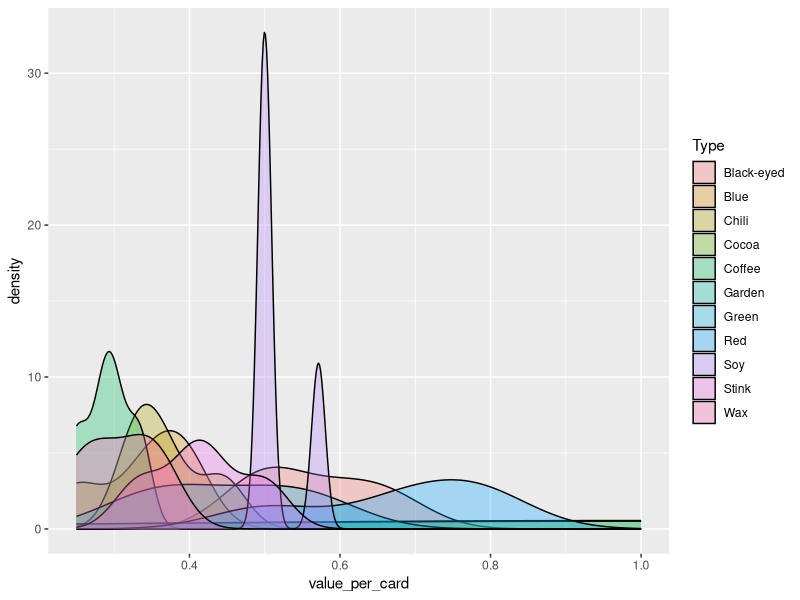
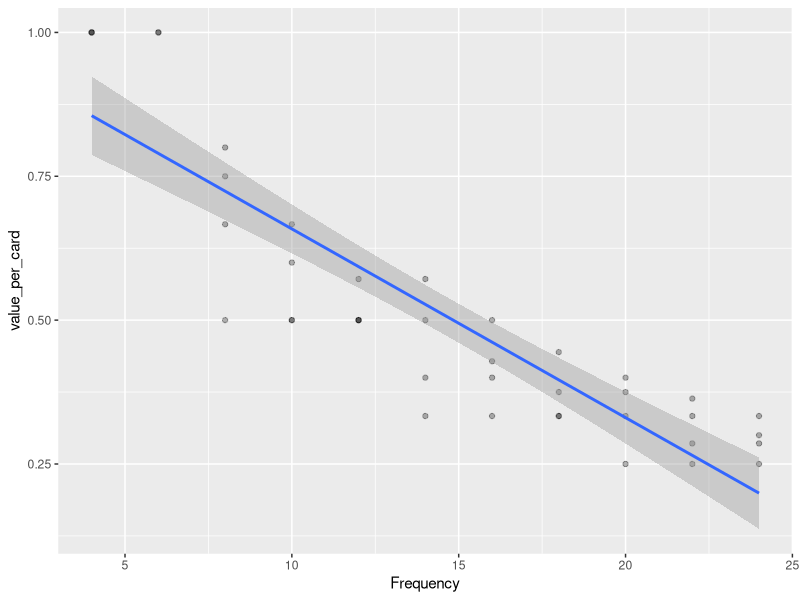
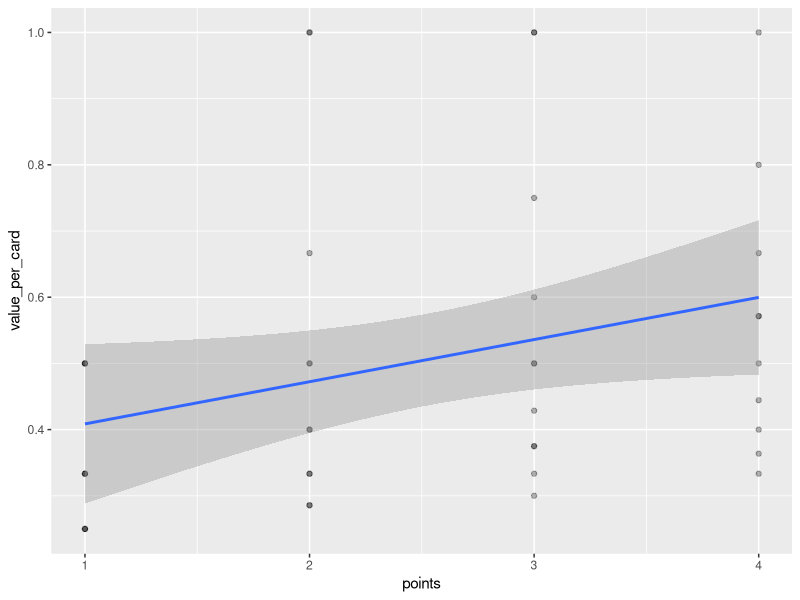
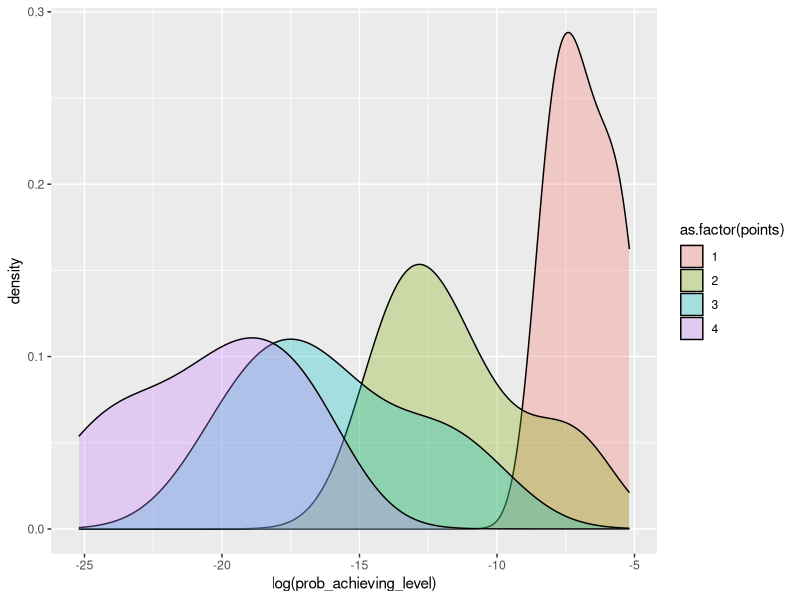
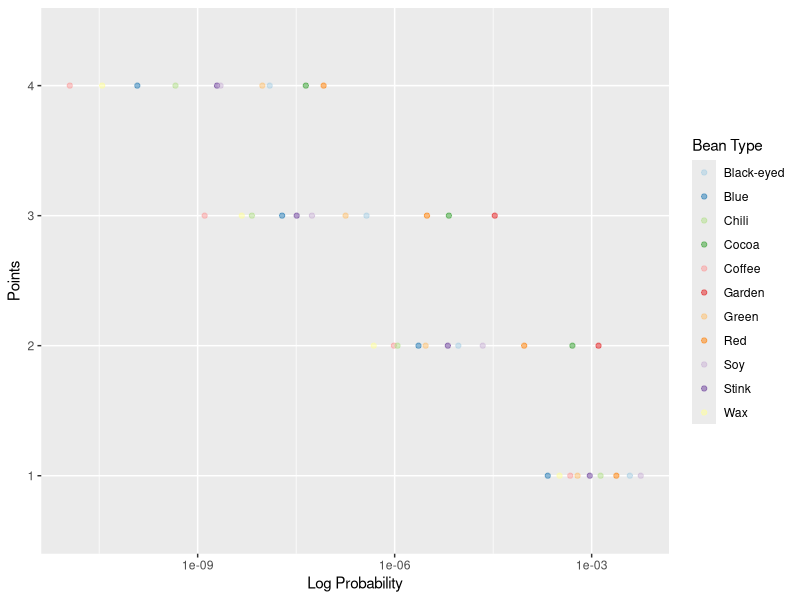
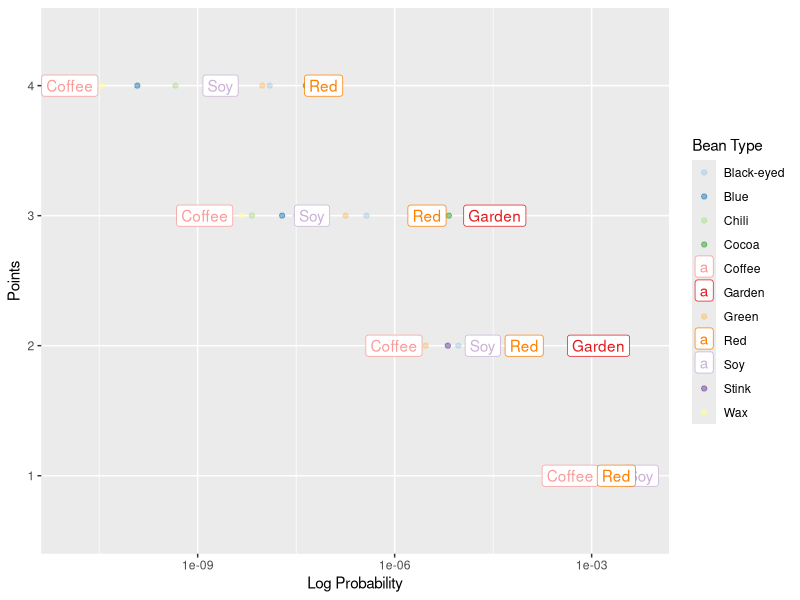
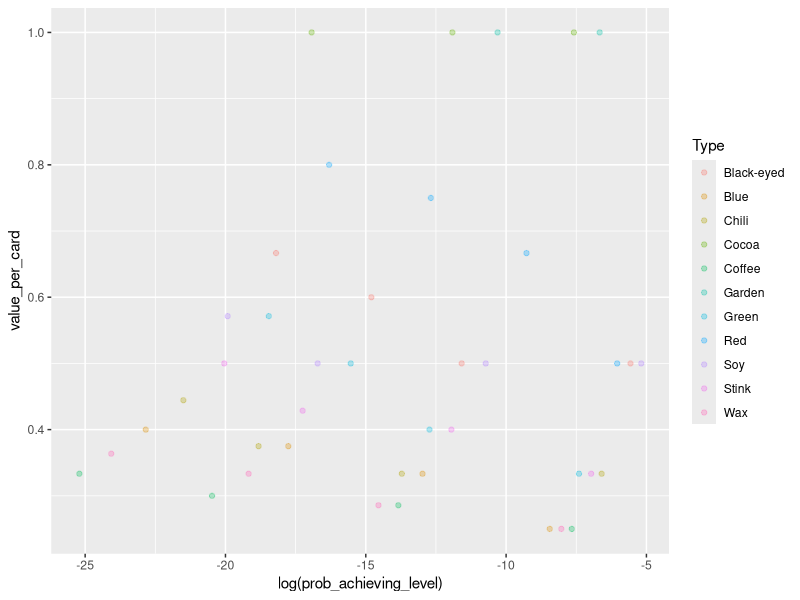

Write R code to recreate these figures, in order.
library(tidyverse)
library(assertthat)
 

b_data <- read_csv("bohnanza_cards.csv")
total_cards <- sum(b_data$Frequency)
b_data_tidy <- b_data %>%
  pivot_longer(cols=P1:P4, values_to = "num_cards") %>% 
  mutate(points = gsub(name, pattern="P", replacement=""),
         points = as.numeric(points)) %>% 
  mutate(value_per_card = points/num_cards) %>% 
  filter(is.infinite(value_per_card)==F) #Might need to change this later based on analysis

b_data_tidy %>% 
  ggplot(aes(x=value_per_card, fill=Type)) + 
  #geom_histogram() + 
  geom_density(alpha=0.3) + 
  NULL

b_data_tidy %>% 
  ggplot(aes(x= Frequency, y=value_per_card)) + 
  geom_point(alpha=0.3) + 
  geom_smooth(method="lm") + 
  NULL

b_data_tidy %>% 
  ggplot(aes(x= points, y=value_per_card)) + 
  geom_point(alpha=0.3) + 
  geom_smooth(method="lm") + 
  NULL

linmod_frequency <- lm(value_per_card~Frequency, data=b_data_tidy)
summary(linmod_frequency)

linmod_frequency_points <- lm(value_per_card~Frequency + points, data=b_data_tidy)
summary(linmod_frequency_points)



#Chance of achieving level:
cond_prob <- function(frequency=NA, num_cards=NA, total_cards=NA){
  current_prob <- 1
  (frequency-num_cards+1)
  for(i in frequency:(frequency-num_cards+1)){
    new_prob = i / total_cards
    total_cards = total_cards - 1 #Update number of cards in deck. 
    current_prob = current_prob * new_prob
  }
  return(current_prob)
}
assertthat::are_equal(cond_prob(24, 4, total_cards), (24/154 * 23/153 * 22/152 * 21/151))

b_data_tidy$prob_achieving_level <- mapply(cond_prob, b_data_tidy$Frequency, b_data_tidy$num_cards, total_cards)
b_data_tidy <- b_data_tidy %>% 
  mutate(new_term = value_per_card / (1/prob_achieving_level))

b_data_tidy %>% 
  ggplot(aes(x=log(prob_achieving_level), fill=as.factor(points))) + 
  #geom_histogram() + 
  geom_density(alpha=0.3) + 
  NULL


#Main graph to illustrate finding.
b_data_tidy %>% 
  ggplot(aes(x=prob_achieving_level, y=as.factor(points), color=Type)) + 
  geom_point(alpha=0.5) + 
  scale_color_brewer(type="qual", palette = "Paired") + 
  scale_x_log10() + 
  labs(x="Log Probability", y="Points", color="Bean Type") + 
  NULL

#Highlight 'outliers' 
beans_of_interest <- c("Coffee", "Red", "Garden", "Soy")
outlier_labels <- b_data_tidy %>% 
  filter(Type %in% beans_of_interest)
b_data_tidy %>% 
  ggplot(aes(x=prob_achieving_level, y=as.factor(points), color=Type)) + 
  geom_point(alpha=0.5) + 
  scale_color_brewer(type="qual", palette = "Paired") + 
  scale_x_log10() + 
  labs(x="Log Probability", y="Points", color="Bean Type") + 
  geom_label(data=outlier_labels, 
             aes(x=prob_achieving_level, y=as.factor(points), color=Type, label=Type)) + 
  NULL




b_data_tidy %>% 
  ggplot(aes(x=log(prob_achieving_level), y = value_per_card, color=Type)) + 
  geom_point(alpha=0.3) + 
  NULL
